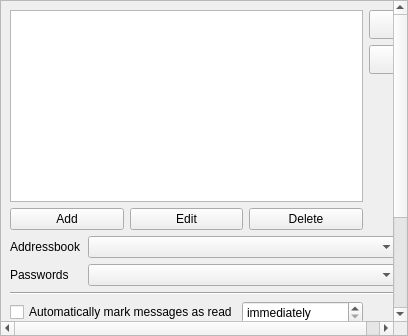
<?xml version="1.0" encoding="UTF-8"?>
<ui version="4.0">
 <class>GeneralPage</class>
 <widget class="QScrollArea" name="GeneralPage">
  <property name="windowTitle">
   <string>ScrollArea</string>
  </property>
  <property name="frameShadow">
   <enum>QFrame::Plain</enum>
  </property>
  <property name="widgetResizable">
   <bool>true</bool>
  </property>
  <widget class="QWidget" name="scrollAreaWidgetContents">
   <property name="geometry">
    <rect>
     <x>0</x>
     <y>0</y>
     <width>389</width>
     <height>419</height>
    </rect>
   </property>
   <property name="layoutDirection">
    <enum>Qt::LeftToRight</enum>
   </property>
   <layout class="QGridLayout" name="gridLayout">
    <item row="7" column="0" colspan="2">
     <widget class="QCheckBox" name="showHomepageCheckbox">
      <property name="toolTip">
       <string/>
      </property>
      <property name="text">
       <string>Show Trojitá's homepage on startup</string>
      </property>
     </widget>
    </item>
    <item row="8" column="0" colspan="2">
     <widget class="QCheckBox" name="preferPlaintextCheckbox">
      <property name="text">
       <string>Show plaintext e-mails instead of the HTML version</string>
      </property>
     </widget>
    </item>
    <item row="9" column="0" colspan="2">
     <widget class="QCheckBox" name="guiSystrayCheckbox">
      <property name="text">
       <string>Show system tray icon</string>
      </property>
     </widget>
    </item>
    <item row="10" column="0">
     <widget class="QCheckBox" name="guiStartMinimizedCheckbox">
      <property name="text">
       <string>Start minimized</string>
      </property>
     </widget>
    </item>
    <item row="0" column="0" rowspan="2">
     <widget class="QTableView" name="identityTabelView">
      <property name="minimumSize">
       <size>
        <width>241</width>
        <height>192</height>
       </size>
      </property>
     </widget>
    </item>
    <item row="0" column="1">
     <layout class="QVBoxLayout" name="verticalLayout">
      <item>
       <widget class="QPushButton" name="moveUpButton">
        <property name="minimumSize">
         <size>
          <width>29</width>
          <height>29</height>
         </size>
        </property>
        <property name="maximumSize">
         <size>
          <width>29</width>
          <height>29</height>
         </size>
        </property>
        <property name="text">
         <string/>
        </property>
       </widget>
      </item>
      <item>
       <widget class="QPushButton" name="moveDownButton">
        <property name="minimumSize">
         <size>
          <width>29</width>
          <height>29</height>
         </size>
        </property>
        <property name="maximumSize">
         <size>
          <width>29</width>
          <height>29</height>
         </size>
        </property>
        <property name="text">
         <string/>
        </property>
       </widget>
      </item>
     </layout>
    </item>
    <item row="1" column="1" rowspan="2">
     <spacer name="verticalSpacer">
      <property name="orientation">
       <enum>Qt::Vertical</enum>
      </property>
      <property name="sizeHint" stdset="0">
       <size>
        <width>20</width>
        <height>125</height>
       </size>
      </property>
     </spacer>
    </item>
    <item row="2" column="0">
     <layout class="QHBoxLayout" name="horizontalLayout">
      <property name="sizeConstraint">
       <enum>QLayout::SetMinimumSize</enum>
      </property>
      <item>
       <widget class="QPushButton" name="addButton">
        <property name="text">
         <string>Add</string>
        </property>
       </widget>
      </item>
      <item>
       <widget class="QPushButton" name="editButton">
        <property name="text">
         <string>Edit</string>
        </property>
       </widget>
      </item>
      <item>
       <widget class="QPushButton" name="deleteButton">
        <property name="text">
         <string>Delete</string>
        </property>
       </widget>
      </item>
     </layout>
    </item>
    <item row="3" column="0" colspan="2">
     <layout class="QFormLayout" name="formLayout">
      <property name="fieldGrowthPolicy">
       <enum>QFormLayout::AllNonFixedFieldsGrow</enum>
      </property>
      <item row="0" column="0">
       <widget class="QLabel" name="addressbookLabel">
        <property name="text">
         <string>Addressbook</string>
        </property>
       </widget>
      </item>
      <item row="0" column="1">
       <widget class="QComboBox" name="addressbookBox">
        <property name="minimumSize">
         <size>
          <width>310</width>
          <height>0</height>
         </size>
        </property>
       </widget>
      </item>
      <item row="1" column="0">
       <widget class="QLabel" name="passwordLabel">
        <property name="text">
         <string>Passwords</string>
        </property>
       </widget>
      </item>
      <item row="1" column="1">
       <widget class="QComboBox" name="passwordBox">
        <property name="minimumSize">
         <size>
          <width>310</width>
          <height>0</height>
         </size>
        </property>
       </widget>
      </item>
     </layout>
    </item>
    <item row="4" column="0" colspan="2">
     <widget class="Line" name="line">
      <property name="orientation">
       <enum>Qt::Horizontal</enum>
      </property>
     </widget>
    </item>
    <item row="5" column="0">
     <layout class="QHBoxLayout" name="horizontalLayout_2">
      <property name="spacing">
       <number>4</number>
      </property>
      <item>
       <widget class="QCheckBox" name="markReadCheckbox">
        <property name="text">
         <string>Automatically mark messages as read</string>
        </property>
       </widget>
      </item>
      <item>
       <widget class="QSpinBox" name="markReadSeconds">
        <property name="specialValueText">
         <string extracomment="To indicate that there's no delay">immediately</string>
        </property>
        <property name="suffix">
         <string extracomment="A suffix &quot;seconds&quot; inside a QDoubleSpinBox for configuring a time delay. Please keep this short so that the window is reasonably narrow."> s</string>
        </property>
        <property name="prefix">
         <string extracomment="The action will happen *after* user-provided timeout in seconds">after </string>
        </property>
        <property name="minimum">
         <number>0</number>
        </property>
        <property name="maximum">
         <number>60</number>
        </property>
        <property name="value">
         <number>0</number>
        </property>
       </widget>
      </item>
     </layout>
    </item>
    <item row="6" column="0">
     <widget class="QCheckBox" name="revealTrojitaVersions">
      <property name="toolTip">
       <string>&lt;html&gt;&lt;head/&gt;&lt;body&gt;&lt;p&gt;Selecting this option will include version information about Trojitá and the underlying platform, including the Qt version and operating system details. Please consider leaving this option enabled so that developers are able to troubleshoot bugreports when something goes wrong.&lt;/p&gt;&lt;p&gt;The data are communicated via the IMAP's &lt;code&gt;ID&lt;/code&gt; command and through the &lt;code&gt;User-Agent&lt;/code&gt; header in outgoing e-mails, among other things.&lt;/p&gt;&lt;p&gt;Please note that even if you disable this option, the servers which Trojitá talks to and the people who read your e-mails will still be able to find out that you are using (some version of) Trojitá.&lt;/p&gt;&lt;/body&gt;&lt;/html&gt;</string>
      </property>
      <property name="text">
       <string>Reveal Trojitá's version and platform information</string>
      </property>
     </widget>
    </item>
   </layout>
  </widget>
 </widget>
 <resources/>
 <connections/>
</ui>
